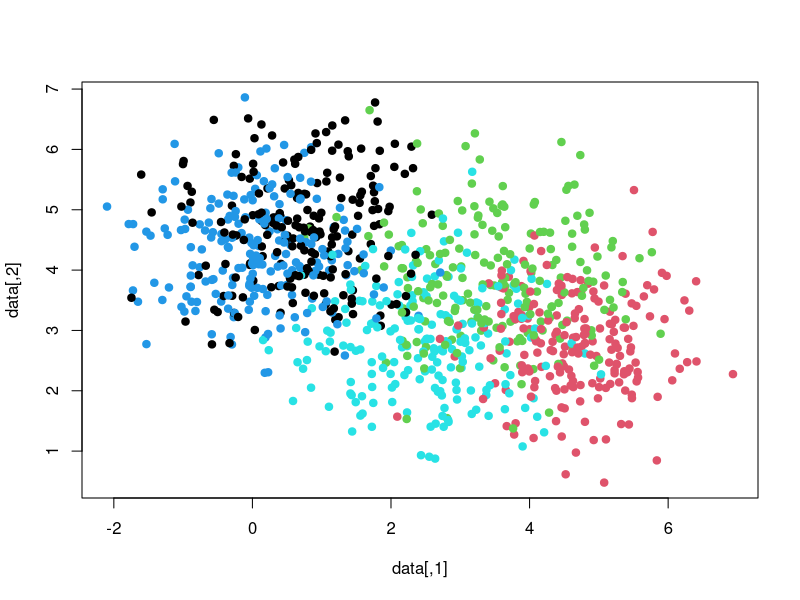

Recreate this plot in R.
# Generate a Mixture of Gaussians distributions with fixed standard deviation in each dimension (spherical clusters)
# and calculate the C-separability index according to 'Learning mixtures of Gaussians' (S Dasgupta, 1999)
require(mvtnorm)

set.seed(4450)

# The range for components means
minMean <- 0.0
maxMean <- 5.0

# The range for components standard deviations
minCov <- 0.0
maxCov <- 1.0

# Number of Gaussian components (clusters)
m <- 5

# Number of features (dimensions)
d <- 2

# Number of data points
n <- 1000

# C-separability parameter
c <- 1.0

data <- matrix(nrow = n, ncol = d)

# Randomly generate the means for each component
means <- replicate(m, sample(seq(from = minMean, to = maxMean, by = 0.0001), size = d, replace = TRUE))

# Randomly generate the standard deviation for each component
stdev <- sample(seq(from = minCov, to = maxCov, by = 0.0001), size = m, replace = TRUE)

# Randomly choose the component that generates a data point 
label <- sample(seq(from = 1, to = m, by = 1), size = n, replace = TRUE)

for(i in 1:n) {
	# Generate a data point from corresponding component
	data[i,] <- rmvnorm(1, means[,label[i]], diag(stdev[label[i]], d))
}

# Generate all pairs for components indices
pairs <- combn(m, 2)

cSeparability <- 0

# For each pair of components check if they are C-separable according to (S Dasgupta, 1999)
for(j in 1:ncol(pairs)) {
	
    # Get index of the 1st component
	c1 <- pairs[,j][1]

    # Get index of the 2nd component
	c2 <- pairs[,j][2]
	
	# Get the max eigenvalue of the 1st co-variance
	lambda1 <- max(eigen(diag(stdev[c1], d))$values)

	# Get the max eigenvalue of the 2nd co-variance
	lambda2 <- max(eigen(diag(stdev[c2], d))$values)
	
	# Left side of the C-separability inequality
	dist <- sqrt(sum((means[,c1] - means[,c2]) ^ 2))
		
	# Right side of the C-separability inequality
	sepThreshold <- c * sqrt(d * max(lambda1, lambda2))
		
	# Check if the pair of components is C-separable
	if(dist >= sepThreshold) {
		cSeparability = cSeparability + 1
	}
}

# Percentage of pair of components satisfying the C-separability threshold
# 1.0 means that the mixture is completly separable regarding C
cSeparability <- cSeparability/ncol(pairs)

print(cSeparability)

plot(data, col = label, pch = 19)